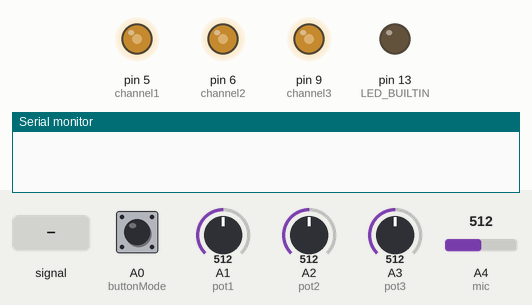
Simulated run of this sketch. Board: Arduino Uno, built with avr-gcc and run on an emulated ATmega328P. Parts: output pins drawn as LEDs (lit = HIGH), the last lines printed to the serial monitor. Inputs (shaded band) come from the test bench; at power-on: A0 (buttonMode) LOW, A1 (pot1) = 512, A2 (pot2) = 512, A3 (pot3) = 512, A4 (mic) = 512. Random numbers use the default seed unless the sketch sets one.

Above: at 1.2 s.
1.3 s: A0 (buttonMode) pulled HIGH for 0.15 s
At 1.49 s:
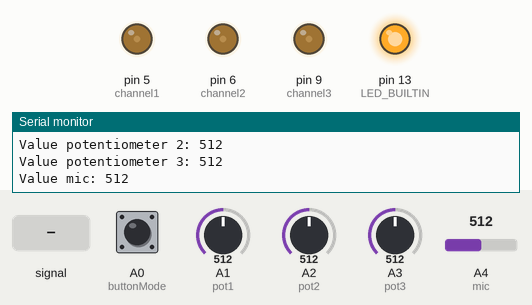
At 2.6 s:
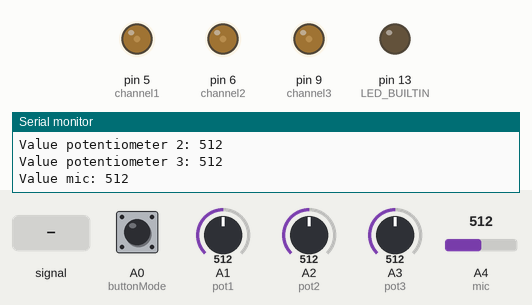
3.0 s: A1 (pot1) set to 412
4.5 s: A1 (pot1) set to 393
At 5.5 s:
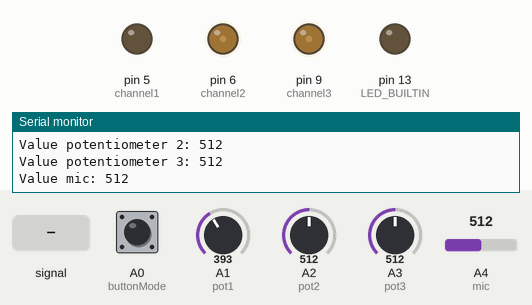
6.0 s: A4 (mic) fed a 200 Hz sine of ±255 counts around its level
At 6.26 s:
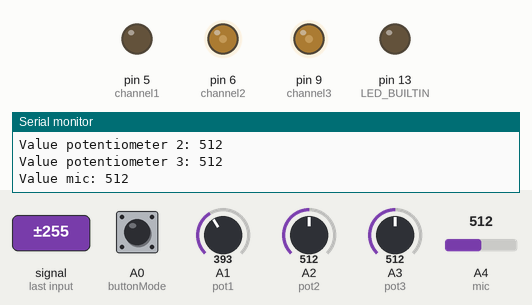
9.0 s: A2 (pot2) set to 414
12.0 s: A2 (pot2) set to 394
Timing chart, 0 to 16.0 s (numbered marks = the images above; inputs shaded):
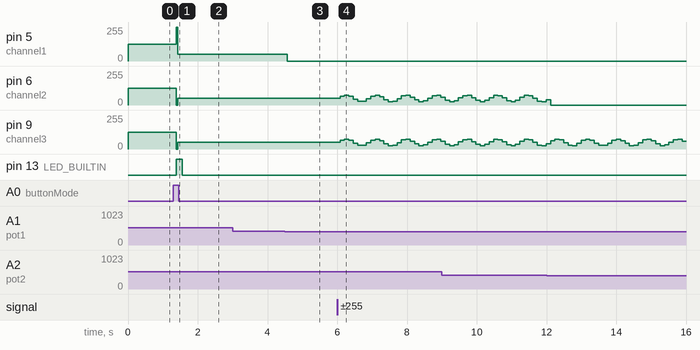

Measured:
- the behaviour switches between 402 and 401 on A1 (pot1) (found by bisection; images 2 and 3)
- after the input at 1.3 s, pin 5 (channel1), pin 6 (channel2), pin 9 (channel3): 127/255 → 50/255 after 0.08 s; pin 13 (LED_BUILTIN): LOW → HIGH after 0.08 s, → LOW 0.17 s later
- after the input at 3.0 s, every drawn part: stays the same
- after the input at 4.5 s, pin 5 (channel1): 50/255 → 0/255 after 0.07 s

The sketch:

LedStrip.ino
```cpp
/*
The following code is the logic of a controller led strip with a button to pattern of brightness including
sound reactivity with the suitable sensors, to view more of my work enter in my page: tecnosmart.com.br
 */
 //constants to buttons:
const char buttonMode = A0;
const char mic =A4;
const char pot1 =A1;
const char pot2 =A2;
const char pot3 =A3;
const int channel1 = 5;
const int channel2 = 6;
const int channel3 = 9;

//variables values to pushbutton, potentiometers, microfone sensor and lot values to fade:
int buttonState = 0;
int vpot1 = 0;
int vpot2 = 0;
int vpot3 = 0;
int vmic = 0;
int countValue =0;
int vlot1=random(0,255);
int vlot2=random(0,255);
int vlot3=random(0,255);
//Function to return the new value on FadeMode
int functionLot(int x){
int xtoReturn=x;
  if(x<=254 && x>=1){
      xtoReturn++;
    }else{
      xtoReturn=1;
    }
    return xtoReturn;
}
//Function to mode manual, reactivity and fade
int functionMode(int x){
  int mapPot1=map(vpot1, 0,1023,0,255);
  int mapPot2=map(vpot2, 0,1023,0,255);
  int mapPot3=map(vpot3, 0,1023,0,255);
  if(x==0){
    analogWrite(channel1, mapPot1);
    analogWrite(channel2, mapPot2);
    analogWrite(channel3, mapPot3);
  } else if(x==1){
    int intesityOfMic=map(vmic,0,1023,0,100);
    int micMapPot1=(mapPot1/100)*intesityOfMic;
    int micMapPot2=(mapPot2/100)*intesityOfMic;
    int micMapPot3=(mapPot3/100)*intesityOfMic;
    analogWrite(channel1, micMapPot1);
    analogWrite(channel2, micMapPot2);
    analogWrite(channel3, micMapPot3);
  } else if(x==2){
      while(buttonState==LOW){
        analogWrite(channel1, vlot1);
        analogWrite(channel2, vlot2);
        analogWrite(channel3, vlot3);
        vlot1=functionLot(vlot1);
        vlot2=functionLot(vlot2);
        vlot3=functionLot(vlot3);
        Serial.println("Mode Fade");
        Serial.println(vlot1);
        Serial.println(vlot2);
        Serial.println(vlot3);
        buttonState=digitalRead(buttonMode);
        }
        delay(35);
      }
}
void setup(){
	pinMode(mic, INPUT);
  pinMode(pot1, INPUT);
	pinMode(pot2, INPUT);
	pinMode(pot3, INPUT);
	pinMode(buttonMode, INPUT);
	pinMode(channel1, OUTPUT);
	pinMode(channel2, OUTPUT);
	pinMode(channel3, OUTPUT);
	pinMode(LED_BUILTIN, OUTPUT);
	Serial.begin(9600);
}
void loop(){
  // read the input pin of pushbutton
  buttonState= digitalRead(buttonMode);
  // read the input pin of potentiometers
  vpot1 = analogRead(pot1);
  vpot2 = analogRead(pot2);
  vpot3 = analogRead(pot3);
  vmic = analogRead(mic);
  if (buttonState == HIGH) {
    // turn LED on
    analogWrite(channel1, 255);
    analogWrite(channel2, 0);
    analogWrite(channel3, 0);
    digitalWrite(LED_BUILTIN, HIGH);
    // print out th`e state of the button
    if (countValue < 2){
      countValue++;
    }
    else{
      countValue = 0;
    }
    Serial.print("Mode: ");
  	Serial.println(countValue);
    Serial.print("Value potentiometer 1: ");
    Serial.println(vpot1);
    Serial.print("Value potentiometer 2: ");
    Serial.println(vpot2);
    Serial.print("Value potentiometer 3: ");
    Serial.println(vpot3);
    Serial.print("Value mic: ");
    Serial.println(vmic);

  } else {
    // turn LED off
    digitalWrite(LED_BUILTIN, LOW);
  }
  functionMode(countValue);
  delay(125); // Delay a little bit to improve simulation performance
}
```
